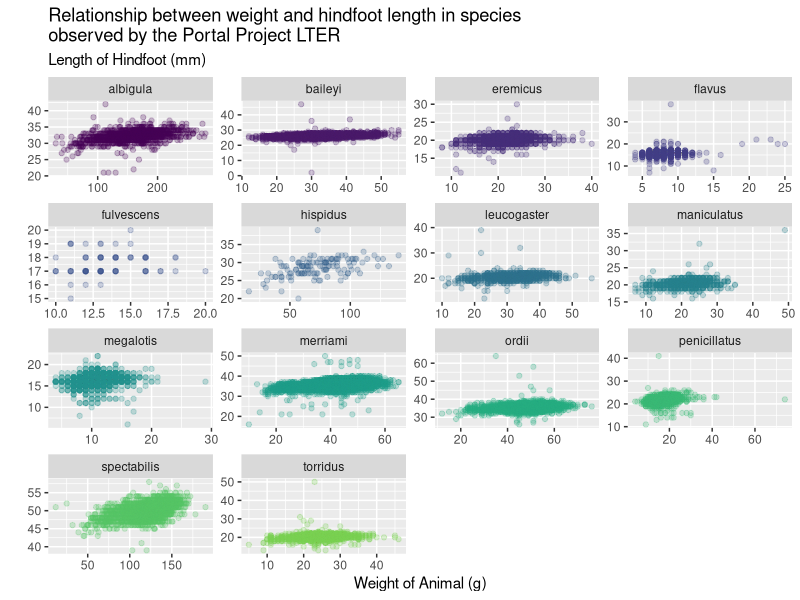
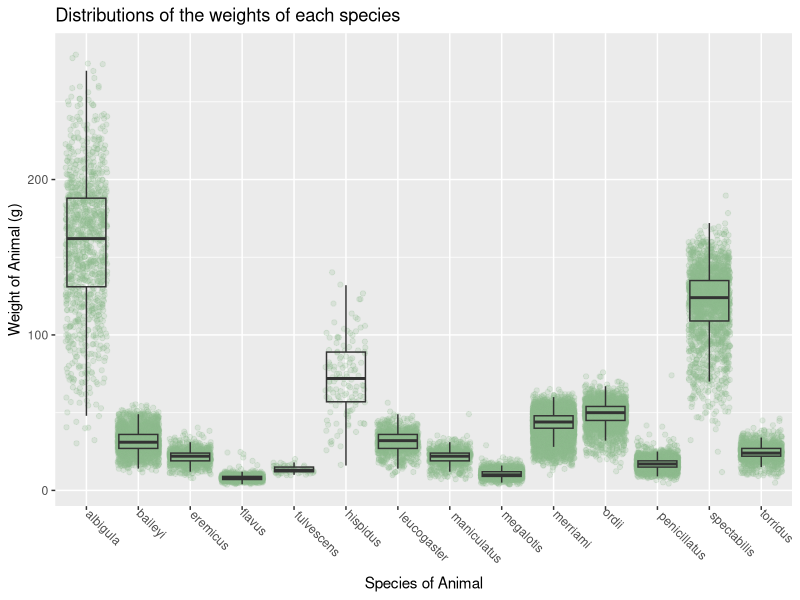
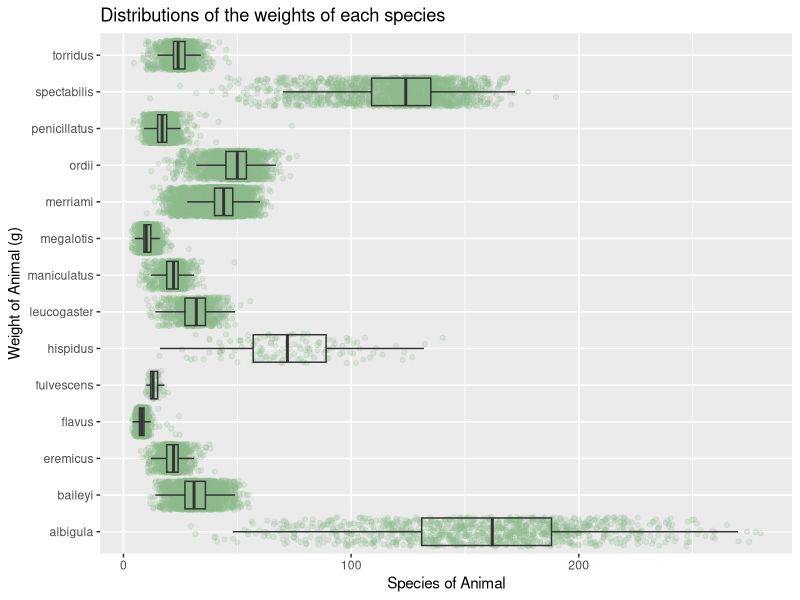

Reproduce these figures in R, in order.
## ---- chunk 1
#| label: setup

library(tidyverse)
## ---- chunk 2
#| label: load-data

surveys <- read_csv("data/surveys.csv")
glimpse(surveys)
## ---- chunk 3
#| label: scatterplot

ggplot(data = surveys) +
  geom_point(aes(x = weight, y = hindfoot_length, color = species), alpha = 0.25)+
  facet_wrap(~species, scales = "free") +
  labs(x = "Weight of Animal (g)", y = "", subtitle = "Length of Hindfoot (mm)", title = "Relationship between weight and hindfoot length in species \nobserved by the Portal Project LTER") +
  scale_color_viridis_d(end = 0.8) +
  guides(color = "none")
## ---- chunk 4
#| label: boxplot

ggplot(aes(x = species, y = weight), data = surveys) +
  geom_jitter(color = "darkseagreen", alpha = 0.2) +
  geom_boxplot(alpha = 0) +
  labs(x = "Species of Animal", y = "Weight of Animal (g)", title = "Distributions of the weights of each species") +
  theme(axis.text.x = element_text(angle = 315, hjust = -0.15)) #https://stackoverflow.com/questions/1330989/rotating-and-spacing-axis-labels-in-ggplot2
  

## ---- chunk 5
#| label: rotated-boxplot

ggplot(aes(x = weight, y = species), data = surveys) +
  geom_jitter(color = "darkseagreen", alpha = 0.2) +
  geom_boxplot(alpha = 0) +
  labs(x = "Species of Animal", y = "Weight of Animal (g)", title = "Distributions of the weights of each species") 

